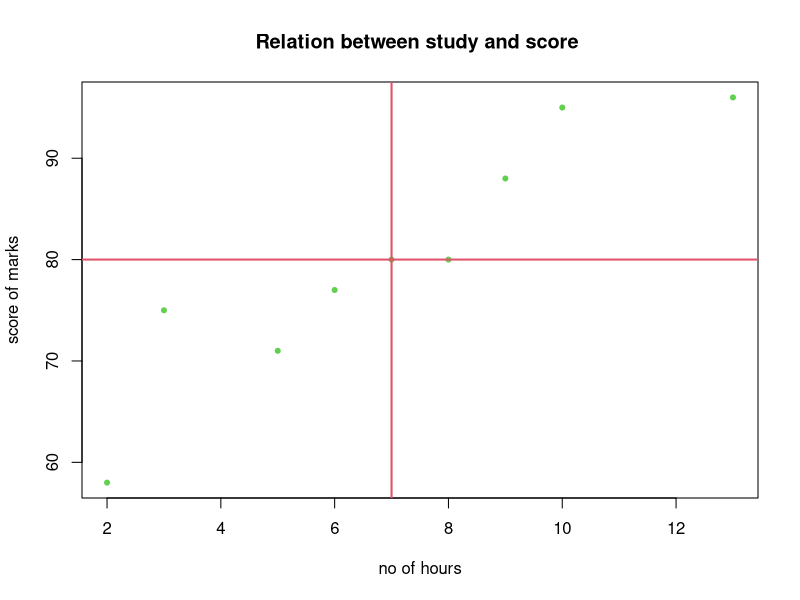

Here is the R script that generated this plot:
x = c(2, 3, 5, 6, 7, 8, 9, 10, 13)
y = c(58, 75, 71, 77, 80, 80, 88, 95, 96)
plot(
  x,
  y ,
  main = "Relation between study and score ",
  xlab = "no of hours",
  ylab = "score of marks",
  pch = 20,
  col = 3
)
abline(
  v = mean(x),
  h = mean(y),
  pch = 20 ,
  lwd = 2 ,
  col = 2
)
cov(x, y)
cor(x, y)
round(cor(x, y), 3)
